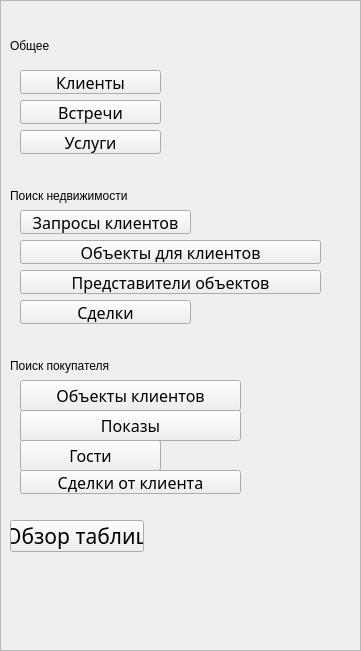
   <widget class="QFrame" name="frame">
    <property name="geometry">
     <rect>
      <x>0</x>
      <y>100</y>
      <width>361</width>
      <height>651</height>
     </rect>
    </property>
    <property name="styleSheet">
     <string notr="true"/>
    </property>
    <property name="frameShape">
     <enum>QFrame::StyledPanel</enum>
    </property>
    <property name="frameShadow">
     <enum>QFrame::Raised</enum>
    </property>
    <widget class="QPushButton" name="bt_services">
     <property name="geometry">
      <rect>
       <x>20</x>
       <y>130</y>
       <width>141</width>
       <height>24</height>
      </rect>
     </property>
     <property name="font">
      <font>
       <family>Source Sans Pro</family>
       <pointsize>12</pointsize>
       <weight>50</weight>
       <italic>false</italic>
       <bold>false</bold>
      </font>
     </property>
     <property name="cursor">
      <cursorShape>PointingHandCursor</cursorShape>
     </property>
     <property name="styleSheet">
      <string notr="true"/>
     </property>
     <property name="text">
      <string>Услуги</string>
     </property>
     <property name="icon">
      <iconset>
       <normaloff>../../../Загрузки/icons8-consultation-50.png</normaloff>../../../Загрузки/icons8-consultation-50.png</iconset>
     </property>
     <property name="iconSize">
      <size>
       <width>25</width>
       <height>25</height>
      </size>
     </property>
    </widget>
    <widget class="QPushButton" name="bt_meetings">
     <property name="geometry">
      <rect>
       <x>20</x>
       <y>100</y>
       <width>141</width>
       <height>24</height>
      </rect>
     </property>
     <property name="font">
      <font>
       <family>Source Sans Pro</family>
       <pointsize>12</pointsize>
       <weight>50</weight>
       <italic>false</italic>
       <bold>false</bold>
      </font>
     </property>
     <property name="cursor">
      <cursorShape>PointingHandCursor</cursorShape>
     </property>
     <property name="styleSheet">
      <string notr="true"/>
     </property>
     <property name="text">
      <string>Встречи</string>
     </property>
     <property name="icon">
      <iconset>
       <normaloff>../../../Загрузки/icons8-appointment-50(1).png</normaloff>../../../Загрузки/icons8-appointment-50(1).png</iconset>
     </property>
     <property name="iconSize">
      <size>
       <width>25</width>
       <height>25</height>
      </size>
     </property>
     <property name="flat">
      <bool>false</bool>
     </property>
    </widget>
    <widget class="QPushButton" name="bt_deals_c">
     <property name="geometry">
      <rect>
       <x>20</x>
       <y>470</y>
       <width>221</width>
       <height>24</height>
      </rect>
     </property>
     <property name="font">
      <font>
       <family>Source Sans Pro</family>
       <pointsize>12</pointsize>
       <weight>50</weight>
       <italic>false</italic>
       <bold>false</bold>
      </font>
     </property>
     <property name="cursor">
      <cursorShape>PointingHandCursor</cursorShape>
     </property>
     <property name="styleSheet">
      <string notr="true"/>
     </property>
     <property name="text">
      <string>Сделки от клиента</string>
     </property>
     <property name="flat">
      <bool>false</bool>
     </property>
    </widget>
    <widget class="QPushButton" name="bt_objectsC">
     <property name="geometry">
      <rect>
       <x>20</x>
       <y>380</y>
       <width>221</width>
       <height>31</height>
      </rect>
     </property>
     <property name="font">
      <font>
       <family>Source Sans Pro</family>
       <pointsize>12</pointsize>
       <weight>50</weight>
       <italic>false</italic>
       <bold>false</bold>
      </font>
     </property>
     <property name="cursor">
      <cursorShape>PointingHandCursor</cursorShape>
     </property>
     <property name="styleSheet">
      <string notr="true"/>
     </property>
     <property name="text">
      <string>Объекты клиентов</string>
     </property>
    </widget>
    <widget class="QPushButton" name="bt_guests">
     <property name="geometry">
      <rect>
       <x>20</x>
       <y>440</y>
       <width>141</width>
       <height>31</height>
      </rect>
     </property>
     <property name="font">
      <font>
       <family>Source Sans Pro</family>
       <pointsize>12</pointsize>
       <weight>50</weight>
       <italic>false</italic>
       <bold>false</bold>
      </font>
     </property>
     <property name="cursor">
      <cursorShape>PointingHandCursor</cursorShape>
     </property>
     <property name="styleSheet">
      <string notr="true"/>
     </property>
     <property name="text">
      <string>Гости</string>
     </property>
    </widget>
    <widget class="QPushButton" name="bt_impressions">
     <property name="geometry">
      <rect>
       <x>20</x>
       <y>410</y>
       <width>221</width>
       <height>31</height>
      </rect>
     </property>
     <property name="font">
      <font>
       <family>Source Sans Pro</family>
       <pointsize>12</pointsize>
       <weight>50</weight>
       <italic>false</italic>
       <bold>false</bold>
      </font>
     </property>
     <property name="cursor">
      <cursorShape>PointingHandCursor</cursorShape>
     </property>
     <property name="styleSheet">
      <string notr="true"/>
     </property>
     <property name="text">
      <string>Показы</string>
     </property>
    </widget>
    <widget class="QPushButton" name="bt_objects">
     <property name="geometry">
      <rect>
       <x>20</x>
       <y>240</y>
       <width>301</width>
       <height>24</height>
      </rect>
     </property>
     <property name="font">
      <font>
       <family>Source Sans Pro</family>
       <pointsize>12</pointsize>
       <weight>50</weight>
       <italic>false</italic>
       <bold>false</bold>
      </font>
     </property>
     <property name="cursor">
      <cursorShape>PointingHandCursor</cursorShape>
     </property>
     <property name="styleSheet">
      <string notr="true"/>
     </property>
     <property name="text">
      <string>Объекты для клиентов</string>
     </property>
     <property name="icon">
      <iconset>
       <normaloff>../../../Загрузки/icons8-real-estate-100.png</normaloff>../../../Загрузки/icons8-real-estate-100.png</iconset>
     </property>
     <property name="iconSize">
      <size>
       <width>25</width>
       <height>25</height>
      </size>
     </property>
    </widget>
    <widget class="QPushButton" name="bt_representatives">
     <property name="geometry">
      <rect>
       <x>20</x>
       <y>270</y>
       <width>301</width>
       <height>24</height>
      </rect>
     </property>
     <property name="font">
      <font>
       <family>Source Sans Pro</family>
       <pointsize>12</pointsize>
       <weight>50</weight>
       <italic>false</italic>
       <bold>false</bold>
      </font>
     </property>
     <property name="cursor">
      <cursorShape>PointingHandCursor</cursorShape>
     </property>
     <property name="styleSheet">
      <string notr="true"/>
     </property>
     <property name="text">
      <string>Представители объектов</string>
     </property>
    </widget>
    <widget class="QPushButton" name="bt_requests">
     <property name="geometry">
      <rect>
       <x>20</x>
       <y>210</y>
       <width>171</width>
       <height>24</height>
      </rect>
     </property>
     <property name="font">
      <font>
       <family>Source Sans Pro</family>
       <pointsize>12</pointsize>
       <weight>50</weight>
       <italic>false</italic>
       <bold>false</bold>
      </font>
     </property>
     <property name="cursor">
      <cursorShape>PointingHandCursor</cursorShape>
     </property>
     <property name="styleSheet">
      <string notr="true"/>
     </property>
     <property name="text">
      <string>Запросы клиентов</string>
     </property>
    </widget>
    <widget class="QPushButton" name="bt_clients">
     <property name="geometry">
      <rect>
       <x>20</x>
       <y>70</y>
       <width>141</width>
       <height>24</height>
      </rect>
     </property>
     <property name="font">
      <font>
       <family>Source Sans Pro</family>
       <pointsize>12</pointsize>
       <weight>50</weight>
       <italic>false</italic>
       <bold>false</bold>
      </font>
     </property>
     <property name="cursor">
      <cursorShape>PointingHandCursor</cursorShape>
     </property>
     <property name="styleSheet">
      <string notr="true"/>
     </property>
     <property name="text">
      <string>Клиенты</string>
     </property>
     <property name="icon">
      <iconset>
       <normaloff>../../../Загрузки/icons8-client-50.png</normaloff>../../../Загрузки/icons8-client-50.png</iconset>
     </property>
     <property name="iconSize">
      <size>
       <width>25</width>
       <height>25</height>
      </size>
     </property>
    </widget>
    <widget class="QPushButton" name="bt_tablesview">
     <property name="geometry">
      <rect>
       <x>10</x>
       <y>520</y>
       <width>134</width>
       <height>32</height>
      </rect>
     </property>
     <property name="font">
      <font>
       <family>Source Sans Pro</family>
       <pointsize>16</pointsize>
       <weight>50</weight>
       <italic>false</italic>
       <bold>false</bold>
      </font>
     </property>
     <property name="styleSheet">
      <string notr="true"/>
     </property>
     <property name="text">
      <string>Обзор таблиц</string>
     </property>
    </widget>
    <widget class="QLabel" name="label_navCommon">
     <property name="geometry">
      <rect>
       <x>10</x>
       <y>30</y>
       <width>101</width>
       <height>31</height>
      </rect>
     </property>
     <property name="styleSheet">
      <string notr="true"/>
     </property>
     <property name="text">
      <string>Общее</string>
     </property>
    </widget>
    <widget class="QLabel" name="label_navREfind">
     <property name="geometry">
      <rect>
       <x>10</x>
       <y>180</y>
       <width>241</width>
       <height>31</height>
      </rect>
     </property>
     <property name="styleSheet">
      <string notr="true"/>
     </property>
     <property name="text">
      <string>Поиск недвижимости</string>
     </property>
    </widget>
    <widget class="QLabel" name="label_navfindCustomer">
     <property name="geometry">
      <rect>
       <x>10</x>
       <y>350</y>
       <width>241</width>
       <height>31</height>
      </rect>
     </property>
     <property name="styleSheet">
      <string notr="true"/>
     </property>
     <property name="text">
      <string>Поиск покупателя</string>
     </property>
    </widget>
    <widget class="QPushButton" name="bt_deals">
     <property name="geometry">
      <rect>
       <x>20</x>
       <y>300</y>
       <width>171</width>
       <height>24</height>
      </rect>
     </property>
     <property name="font">
      <font>
       <family>Source Sans Pro</family>
       <pointsize>12</pointsize>
       <weight>50</weight>
       <italic>false</italic>
       <bold>false</bold>
      </font>
     </property>
     <property name="cursor">
      <cursorShape>PointingHandCursor</cursorShape>
     </property>
     <property name="styleSheet">
      <string notr="true"/>
     </property>
     <property name="text">
      <string>Сделки</string>
     </property>
     <property name="flat">
      <bool>false</bool>
     </property>
    </widget>
   </widget>
